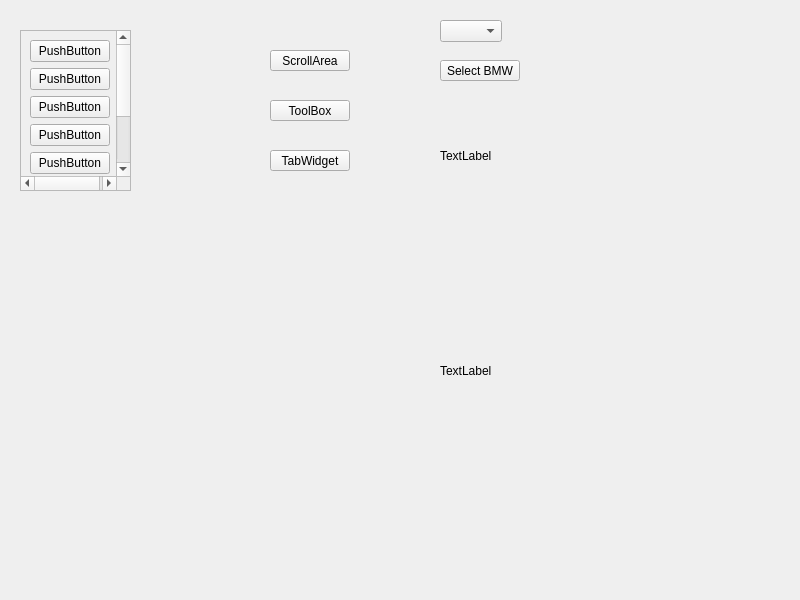
<?xml version="1.0" encoding="UTF-8"?>
<ui version="4.0">
 <class>Widget</class>
 <widget class="QWidget" name="Widget">
  <property name="geometry">
   <rect>
    <x>0</x>
    <y>0</y>
    <width>800</width>
    <height>600</height>
   </rect>
  </property>
  <property name="windowTitle">
   <string>Widget</string>
  </property>
  <widget class="QStackedWidget" name="stackedWidget">
   <property name="geometry">
    <rect>
     <x>10</x>
     <y>10</y>
     <width>251</width>
     <height>311</height>
    </rect>
   </property>
   <property name="currentIndex">
    <number>0</number>
   </property>
   <widget class="QWidget" name="page_4">
    <widget class="QScrollArea" name="scrollArea">
     <property name="geometry">
      <rect>
       <x>10</x>
       <y>20</y>
       <width>111</width>
       <height>161</height>
      </rect>
     </property>
     <property name="widgetResizable">
      <bool>true</bool>
     </property>
     <widget class="QWidget" name="scrollAreaWidgetContents">
      <property name="geometry">
       <rect>
        <x>0</x>
        <y>0</y>
        <width>98</width>
        <height>217</height>
       </rect>
      </property>
      <layout class="QVBoxLayout" name="verticalLayout">
       <item>
        <widget class="QPushButton" name="pushButton">
         <property name="text">
          <string>PushButton</string>
         </property>
        </widget>
       </item>
       <item>
        <widget class="QPushButton" name="pushButton_2">
         <property name="text">
          <string>PushButton</string>
         </property>
        </widget>
       </item>
       <item>
        <widget class="QPushButton" name="pushButton_8">
         <property name="text">
          <string>PushButton</string>
         </property>
        </widget>
       </item>
       <item>
        <widget class="QPushButton" name="pushButton_7">
         <property name="text">
          <string>PushButton</string>
         </property>
        </widget>
       </item>
       <item>
        <widget class="QPushButton" name="pushButton_6">
         <property name="text">
          <string>PushButton</string>
         </property>
        </widget>
       </item>
       <item>
        <widget class="QPushButton" name="pushButton_5">
         <property name="text">
          <string>PushButton</string>
         </property>
        </widget>
       </item>
       <item>
        <widget class="QPushButton" name="pushButton_4">
         <property name="text">
          <string>PushButton</string>
         </property>
        </widget>
       </item>
       <item>
        <widget class="QPushButton" name="pushButton_3">
         <property name="text">
          <string>PushButton</string>
         </property>
        </widget>
       </item>
      </layout>
     </widget>
    </widget>
   </widget>
   <widget class="QWidget" name="page_5">
    <widget class="QToolBox" name="toolBox">
     <property name="geometry">
      <rect>
       <x>10</x>
       <y>20</y>
       <width>121</width>
       <height>231</height>
      </rect>
     </property>
     <property name="currentIndex">
      <number>1</number>
     </property>
     <widget class="QWidget" name="page">
      <property name="geometry">
       <rect>
        <x>0</x>
        <y>0</y>
        <width>98</width>
        <height>28</height>
       </rect>
      </property>
      <attribute name="label">
       <string>Family</string>
      </attribute>
      <widget class="QPushButton" name="pushButton_9">
       <property name="geometry">
        <rect>
         <x>10</x>
         <y>10</y>
         <width>80</width>
         <height>21</height>
        </rect>
       </property>
       <property name="text">
        <string>PushButton</string>
       </property>
      </widget>
     </widget>
     <widget class="QWidget" name="page_2">
      <property name="geometry">
       <rect>
        <x>0</x>
        <y>0</y>
        <width>98</width>
        <height>28</height>
       </rect>
      </property>
      <attribute name="label">
       <string>Friends</string>
      </attribute>
      <widget class="QToolButton" name="toolButton">
       <property name="geometry">
        <rect>
         <x>10</x>
         <y>10</y>
         <width>21</width>
         <height>21</height>
        </rect>
       </property>
       <property name="text">
        <string>...</string>
       </property>
      </widget>
     </widget>
     <widget class="QWidget" name="page_3">
      <property name="geometry">
       <rect>
        <x>0</x>
        <y>0</y>
        <width>98</width>
        <height>28</height>
       </rect>
      </property>
      <attribute name="label">
       <string>Black List</string>
      </attribute>
      <widget class="QRadioButton" name="radioButton">
       <property name="geometry">
        <rect>
         <x>10</x>
         <y>10</y>
         <width>76</width>
         <height>20</height>
        </rect>
       </property>
       <property name="text">
        <string>RadioButton</string>
       </property>
      </widget>
     </widget>
    </widget>
   </widget>
   <widget class="QWidget" name="page_6">
    <widget class="QTabWidget" name="tabWidget">
     <property name="geometry">
      <rect>
       <x>10</x>
       <y>20</y>
       <width>211</width>
       <height>121</height>
      </rect>
     </property>
     <property name="currentIndex">
      <number>2</number>
     </property>
     <widget class="QWidget" name="tab">
      <attribute name="title">
       <string>Baidu</string>
      </attribute>
     </widget>
     <widget class="QWidget" name="tab_2">
      <attribute name="title">
       <string>Google</string>
      </attribute>
     </widget>
     <widget class="QWidget" name="tab_3">
      <attribute name="title">
       <string>Bing</string>
      </attribute>
     </widget>
    </widget>
   </widget>
  </widget>
  <widget class="QPushButton" name="btn_ScrollArea">
   <property name="geometry">
    <rect>
     <x>270</x>
     <y>50</y>
     <width>80</width>
     <height>21</height>
    </rect>
   </property>
   <property name="text">
    <string>ScrollArea</string>
   </property>
  </widget>
  <widget class="QPushButton" name="btn_ToolBox">
   <property name="geometry">
    <rect>
     <x>270</x>
     <y>100</y>
     <width>80</width>
     <height>21</height>
    </rect>
   </property>
   <property name="text">
    <string>ToolBox</string>
   </property>
  </widget>
  <widget class="QPushButton" name="btn_TabWidget">
   <property name="geometry">
    <rect>
     <x>270</x>
     <y>150</y>
     <width>80</width>
     <height>21</height>
    </rect>
   </property>
   <property name="text">
    <string>TabWidget</string>
   </property>
  </widget>
  <widget class="QComboBox" name="comboBox">
   <property name="geometry">
    <rect>
     <x>440</x>
     <y>20</y>
     <width>62</width>
     <height>22</height>
    </rect>
   </property>
  </widget>
  <widget class="QPushButton" name="btn_Select">
   <property name="geometry">
    <rect>
     <x>440</x>
     <y>60</y>
     <width>80</width>
     <height>21</height>
    </rect>
   </property>
   <property name="text">
    <string>Select BMW</string>
   </property>
  </widget>
  <widget class="QLabel" name="lbl_Image">
   <property name="geometry">
    <rect>
     <x>440</x>
     <y>110</y>
     <width>81</width>
     <height>91</height>
    </rect>
   </property>
   <property name="text">
    <string>TextLabel</string>
   </property>
  </widget>
  <widget class="QLabel" name="lbl_Movie">
   <property name="geometry">
    <rect>
     <x>440</x>
     <y>220</y>
     <width>301</width>
     <height>301</height>
    </rect>
   </property>
   <property name="text">
    <string>TextLabel</string>
   </property>
  </widget>
 </widget>
 <resources/>
 <connections/>
</ui>
